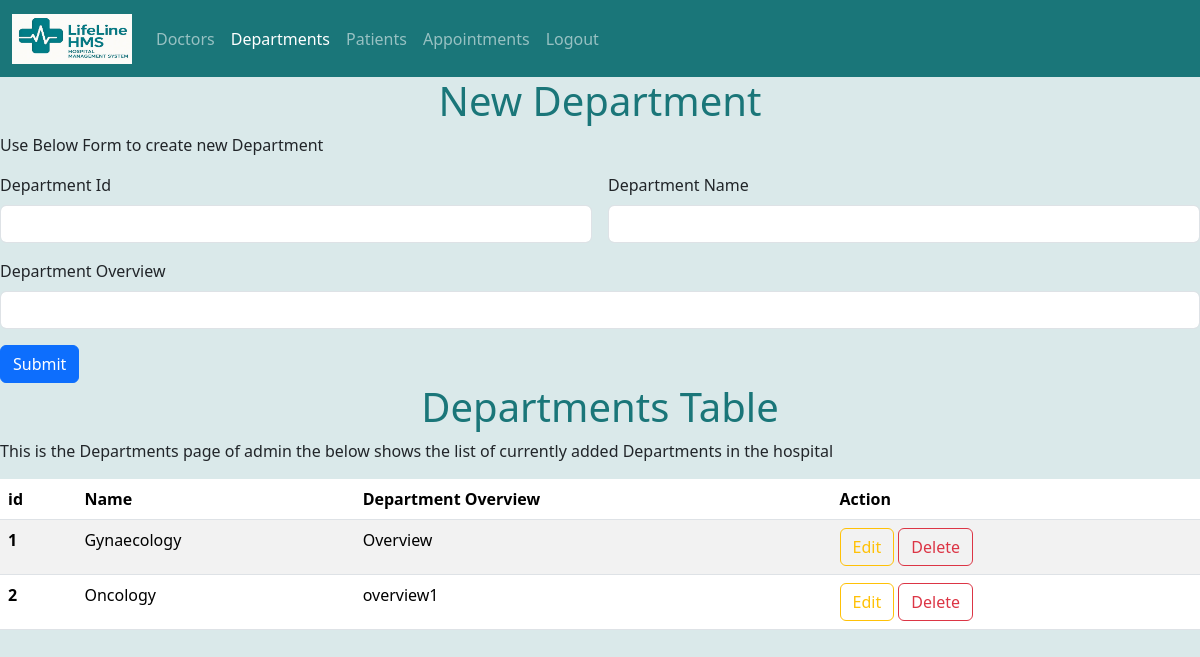
The page /SignedIn/admin/Departments on the database as committed earlier.
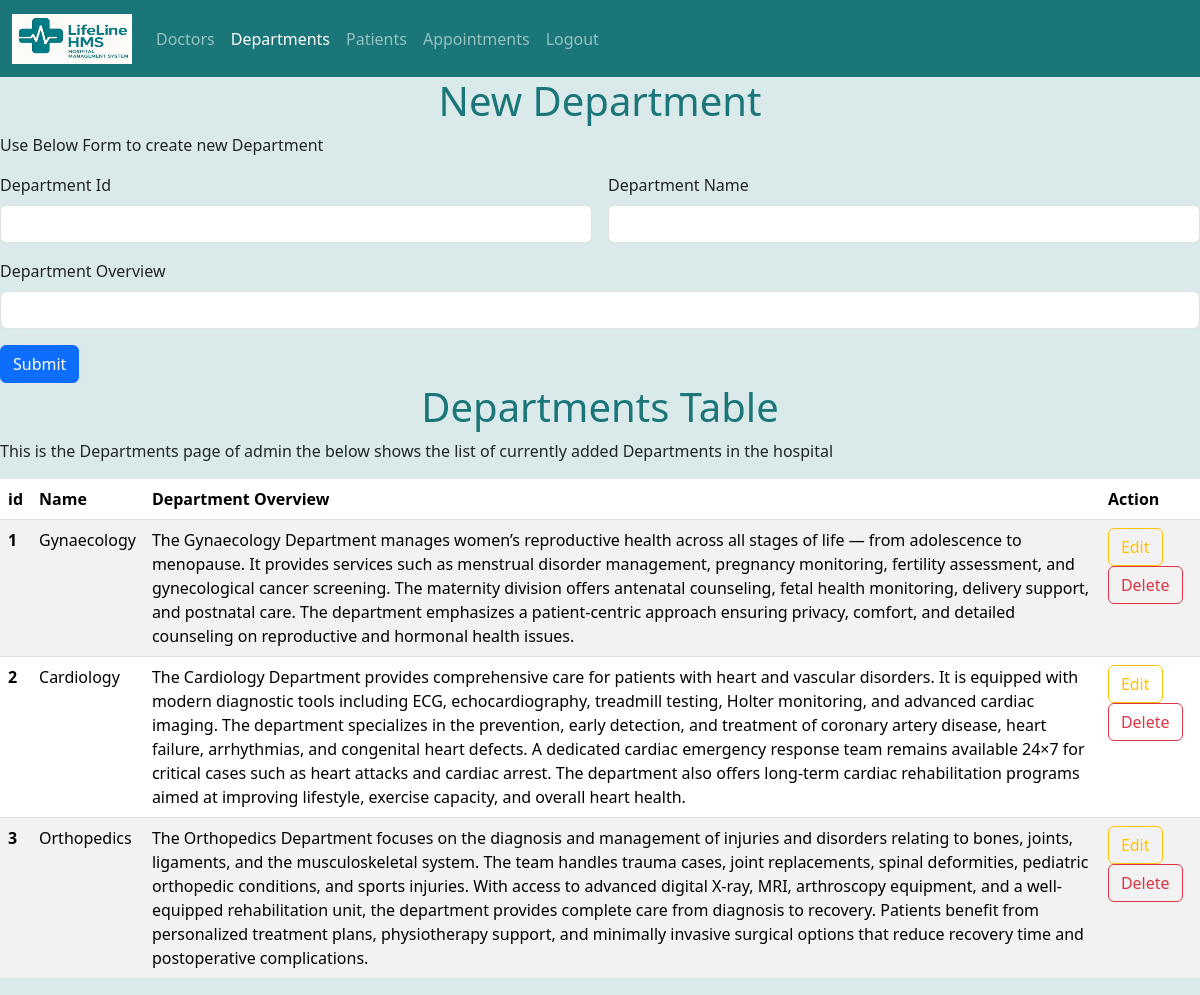
The same page on the database as committed later.
### app/models.py (models this page shows)
class Department(db.Model):
    __tablename__ = "departments"
    id = db.Column(db.Integer, primary_key=True)
    name = db.Column(db.String(120), unique=True, nullable=False)
    overview = db.Column(db.Text)
    doctors = db.relationship("Doctor", back_populates="department", cascade="all,delete-orphan")

### app/app.py (the view)
@app.route('/SignedIn/admin/Departments')
def departments():
    message = request.args.get('message')
    conn = sqlite3.connect('./instance/dev.db')
    c = conn.cursor()
    c.execute("SELECT * FROM departments")
    allDepartments = c.fetchall()
    print(allDepartments)
    conn.close()
    return render_template('SignedIn/departments.html', allDepartments=allDepartments,message=message)

### app/templates/SignedIn/departments.html (shortened to what this page needs)
<!doctype html>
<html lang="en">
  <head>
    <link href="https://cdn.jsdelivr.net/npm/bootstrap@5.3.8/dist/css/bootstrap.min.css" rel="stylesheet">
    <link rel="stylesheet" href="./style/style.css">
  </head>
  <body style="background-color:#dae9ea;">
    <nav class="navbar navbar-expand-lg navbar-dark" style="background-color: #1a7679;">
        <div class="container-fluid">
            <a class="navbar-brand" href="/SignedIn/admin/Doctors">
                <img src="../../static/logo.jpg" alt="Logo" width="120" height="50" class="d-inline-block align-text-top">
            </a>
            <div class="collapse navbar-collapse" id="navbarNavDropdown">
                <ul class="navbar-nav">
                    <li class="nav-item">
                        <a class="nav-link" aria-current="page" href="/SignedIn/admin/Doctors">Doctors</a>
                    </li>
                    <li class="nav-item">
                        <a class="nav-link active" href="/SignedIn/admin/Departments">Departments</a>
                    </li>
                    <li class="nav-item">
                        <a class="nav-link" href="/SignedIn/admin/patients">Patients</a>
                    </li>
                    <li class="nav-item">
                        <a class="nav-link" href="/SignedIn/admin/appointments">Appointments</a>
                    </li>
                    <li class="nav-item">
                        <a class="nav-link" href="/">Logout</a>
                    </li>
                </ul>
            </div>
        </div>
    </nav>
    <div>
      <h1 style="text-align: center; color: #1a7679;">New Department</h1>
      <p>Use Below Form to create new Department</p>
        <form id="Department_registeration_form" class="row g-3" action="/SignedIn/admin/Departments/add" method="POST">
            <div class="col col-md-6">
                <label for="Departmentidlabel" class="form-label">Department Id</label>
                <input type="number" class="form-control" id="department_id"  name="department_id">
            </div>
            <div class="col col-md-6">
                <label for="Departmentnamelabel" class="form-label">Department Name</label>
                <input type="text" class="form-control" id="department_name" name="department_name">
            </div>
            <div class="col col-md-12">
                <label for="Departmentoverviewlabel" class="form-label">Department Overview</label>
                <input type="text" class="form-control" id="department_overview" name="department_overview">
            </div>
            <div class="col-auto">
                <button type="submit" class="btn btn-primary">Submit</button>
            </div>
        </form>
    </div>
    <div>
      <h1 style="text-align: center; color: #1a7679;">Departments Table</h1>
      <p> This is the Departments page of admin the below shows the list of currently added Departments in the hospital</p>
    </div>
    <div class="table-responsive">
      <table class="table table-striped table-hover">
        <thead>
          <tr>
            <th scope="col">id</th>
            <th scope="col">Name</th>
            <th scope="col">Department Overview</th>
            <th scope="col">Action</th>
          </tr>
        </thead>
        <tbody>
          {% for Department in allDepartments %}
            <tr>
              <th scope="row">{{Department[0]}}</th>
              <td>{{ Department[1]}}</td>
              <td>{{Department[2]}}</td>
              <td>
                <button type="button" class="btn btn-outline-warning"
                    data-bs-toggle="modal"
                    data-bs-target="#editModal"
                    data-id="{{ Department[0] }}"
                    data-name="{{ Department[1]|e }}"
                    data-overview="{{ Department[2]|e }}">
                    Edit
                </button>
                <a class="btn btn-outline-danger" href="{{ url_for('departments_delete', dept_id=Department[0]) }}" >
                  Delete
                </a>
              </td>
            </tr>
          {% endfor %}
        </tbody>
      </table>
    </div>
  </body>
</html>

Rows that differ between the two databases and show on the page:
changed Department "Gynaecology": overview "Overview" → "The Gynaecology Department manages women’s reproductive health across all stages of life — from adolescence to menopause. It provides services such as menstrual disorder management, pregnancy monitoring, fertility assessment, and gynecological cancer screening. The maternity division offers antenatal counseling, fetal health monitoring, delivery support, and postnatal care. The department emphasizes a patient-centric approach ensuring privacy, comfort, and detailed counseling on reproductive and hormonal health issues."
changed Department id 2: name "Oncology" → "Cardiology"; overview "overview1" → "The Cardiology Department provides comprehensive care for patients with heart and vascular disorders. It is equipped with modern diagnostic tools including ECG, echocardiography, treadmill testing, Holter monitoring, and advanced cardiac imaging. The department specializes in the prevention, early detection, and treatment of coronary artery disease, heart failure, arrhythmias, and congenital heart defects. A dedicated cardiac emergency response team remains available 24×7 for critical cases such as heart attacks and cardiac arrest. The department also offers long-term cardiac rehabilitation programs aimed at improving lifestyle, exercise capacity, and overall heart health."
added Department: id "3", name "Orthopedics", overview "The Orthopedics Department focuses on the diagnosis and management of injuries and disorders relating to bones, joints, ligaments, and the musculoskeletal system. The team handles trauma cases, joint replacements, spinal deformities, pediatric orthopedic conditions, and sports injuries. With access to advanced digital X-ray, MRI, arthroscopy equipment, and a well-equipped rehabilitation unit, the department provides complete care from diagnosis to recovery. Patients benefit from personalized treatment plans, physiotherapy support, and minimally invasive surgical options that reduce recovery time and postoperative complications."
